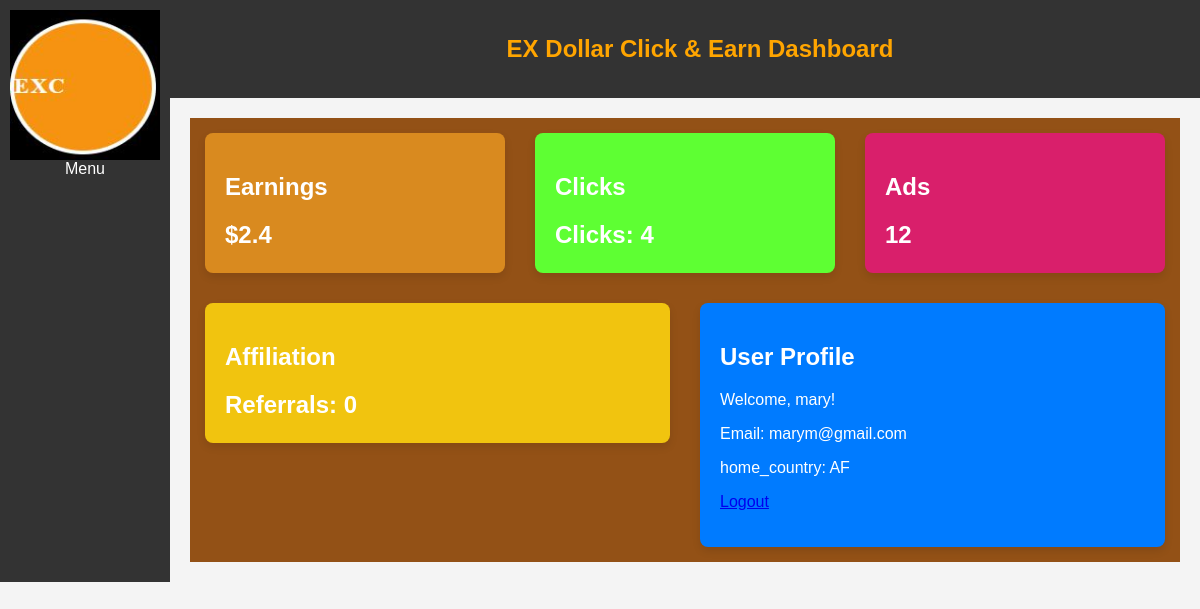
The page /click/dashboard/ (signed in) on the database its author committed.
### tables this page shows
CREATE TABLE `users` (
  `user_id` int(11) NOT NULL,
  `username` varchar(50) NOT NULL,
  `password` varchar(255) NOT NULL,
  `email` varchar(100) NOT NULL,
  `balance` decimal(10,2) DEFAULT 0.00,
  `registration_date` timestamp NOT NULL DEFAULT current_timestamp(),
  `phone_number` int(11) NOT NULL,
  `referral_code` varchar(20) DEFAULT NULL,
  `referrer_id` int(11) DEFAULT NULL,
  `home_country` varchar(11) NOT NULL,
  `referral_earnings` decimal(10,2) DEFAULT 0.00
);

### htdocs/click/dashboard/index.php (the view, shortened to what this page needs)
<?php
include('../connect.php');
$user_id = $_SESSION['user_id'];
$sqlUser = "SELECT * FROM users WHERE user_id = '$user_id'";
$resultUser = $conn->query($sqlUser);
if ($resultUser->num_rows > 0) {
    $user = $resultUser->fetch_assoc();
    $username = $user['username'];
    $email = $user['email'];
    $home_country = $user['home_country'];
    $sqlClicks = "SELECT COUNT(*) AS clicks_count FROM user_actions WHERE user_id = '$user_id' AND action_type = 'click'";
    $resultClicks = $conn->query($sqlClicks);
    if ($resultClicks) {
        $clicksCount = $resultClicks->fetch_assoc()['clicks_count'];
    } else {
        $clicksCount = "N/A";
    }
    $sqlTotalEarnings = "SELECT SUM(earnings) AS total_earnings FROM user_actions WHERE user_id = '$user_id'";
    $resultTotalEarnings = $conn->query($sqlTotalEarnings);
    if ($resultTotalEarnings) {
        $totalEarnings = number_format($resultTotalEarnings->fetch_assoc()['total_earnings'], 2);
        $sqlAffiliationCount = "SELECT COUNT(*) AS affiliation_count FROM users WHERE referrer_id = '$user_id'";
        $resultAffiliationCount = $conn->query($sqlAffiliationCount);
        if ($resultAffiliationCount) {
            $affiliationCount = $resultAffiliationCount->fetch_assoc()['affiliation_count'];
            $totalEarnings += $affiliationCount * 2;
        } else {
            $affiliationCount = "N/A";
        }
    } else {
        $totalEarnings = "N/A";
        $affiliationCount = "N/A";
    }
    $sqlAds = "SELECT COUNT(*) AS ads_count FROM ads WHERE country = '$home_country'";
    $resultAds = $conn->query($sqlAds);
    if ($resultAds) {
        $adsCount = $resultAds->fetch_assoc()['ads_count'];
    } else {
        $adsCount = "N/A";
    }
}
?>
<!DOCTYPE html>
<html lang="en">
<head>
</head>
<body>
    <nav>
        <img src="../logo.JPG" alt="Logo" width="150" height="150" align="left">
        <div class="dropdown" style="text-align: center;">
            <a href="#">Menu</a>
        </div>
    </nav>
    <div class="content">
        <header>
            <h2 style="color: orange;">EX Dollar Click & Earn Dashboard</h2>
        </header>
        <div class="container" style="background-color: #935116;">
            <div class="card" style="background-color: #D98A1F;">
                <h2>Earnings</h2>
                <h2>$<?php echo $totalEarnings; ?></h2>
            </div>
            <div class="card" style="background-color: #5EFF33;">
                <h2>Clicks</h2>
                <h2>Clicks: <?php echo $clicksCount; ?></h2>
            </div>
            <div class="card" style="background-color: #D91F6B;">
                <h2>Ads</h2>
                <h2><?php echo $adsCount; ?></h2>
            </div>
            <div class="affiliation-card" style="background-color: #F1C40F;">
                <h2>Affiliation</h2>
                <h2>Referrals: <?php echo $affiliationCount; ?></h2>
            </div>
            <div class="profile-card">
                <h2>User Profile</h2>
                <p>Welcome, <?php echo $username; ?>!</p>
                <p>Email: <?php echo $email; ?></p>
                <p>home_country: <?php echo $home_country; ?></p>
                <p><a href="../logout.php">Logout</a></p>
            </div>
        </div>
    </div>
</body>
</html>

### htdocs/click/dashboard/index.php (style rules this page uses)
body { font-family: 'Arial', sans-serif; margin: 0; padding: 0; background-color: #f4f4f4; display: flex; height: auto; }
header { background-color: #333; padding: 15px; text-align: center; width: 100%; }
.container { display: flex; justify-content: space-between; margin: 20px; height: auto; flex-wrap: wrap; }
.card { color: #fff; border-radius: 8px; box-shadow: 0 4px 8px rgba(0, 0, 0, 0.1); margin: 15px; padding: 20px; flex: 1; min-width: 200px; height: 100px; }
.profile-card { background-color: #007bff; color: #fff; border-radius: 8px; box-shadow: 0 4px 8px rgba(0, 0, 0, 0.1); margin: 15px; padding: 20px; flex: 1; min-width: 200px; }
.affiliation-card { background-color: #F1C40F; color: #fff; border-radius: 8px; box-shadow: 0 4px 8px rgba(0, 0, 0, 0.1); margin: 15px; padding: 20px; flex: 1; min-width: 200px; height: 100px; }
nav { background-color: #333; color: #fff; padding: 10px; justify-content: space-between; align-items: center; flex-wrap: wrap; height: auto; }
nav a { color: #fff; text-decoration: none; padding: 10px; margin: 5px 0; }
.content { display: flex; flex-direction: column; width: 100%; }

### rows shown on the page
users: username "mary", email "marym@gmail.com", home_country "AF"

### other values the page prints
$totalEarnings "2.4"
$clicksCount "4"
$adsCount "12"
$affiliationCount "0"
